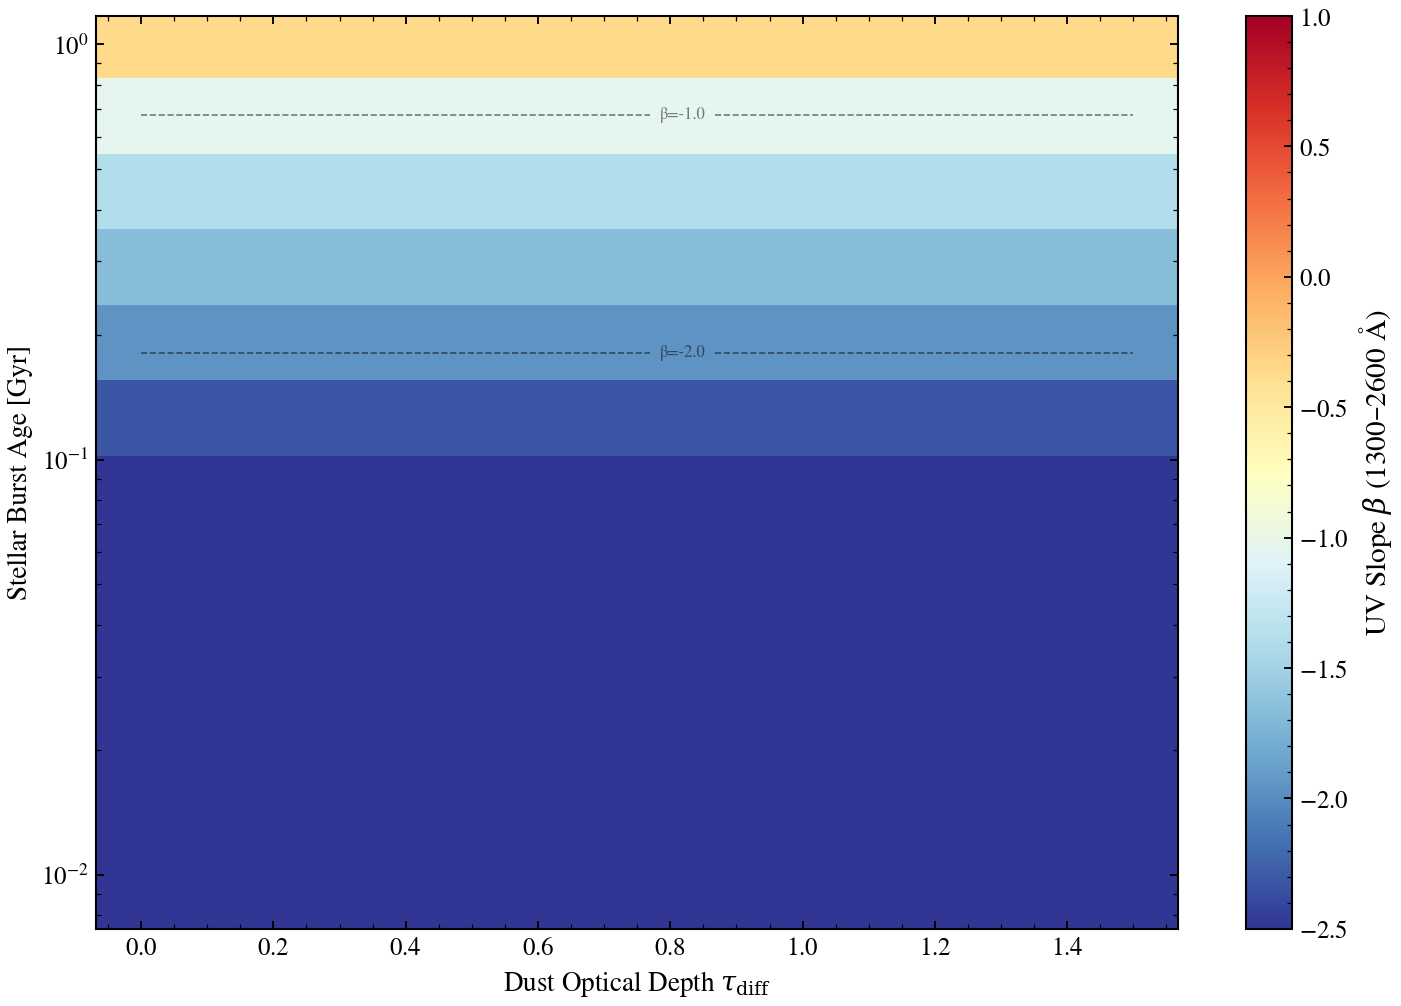

The Python source for this figure:
"""
2D Degeneracy: Dust Optical Depth vs Stellar Age via UV Slope
==============================================================

UV slope (β) is degenerate between dust optical depth and stellar age:
young dusty and old dust-free populations both show red UV continua.
This script sweeps BOTH dust (τ_diff ∈ [0, 1.5]) and stellar age
(t_burst ∈ [0.01, 10] Gyr) on a single-burst SFH (tsnorm) and plots
the resulting UV slope β as a 2D heatmap. We expect the age and dust
axes to BOTH affect β: old stars are redder, dust reddens UV.

If either axis is flat in the output, that axis variable is not actually
being varied (likely a builder override that silently no-ops; see issue
#314). As of this writing the dust axis appears flat: β is monotonic in
age but invariant to τ_diff — evidence the ``dust_two_component_tau_diff``
override is being dropped in the build path.

Reference: Meurer et al. 1999, ApJ, 521, 64 (β as UV slope diagnostic).
"""

import warnings

import jax
import jax.numpy as jnp
import matplotlib.pyplot as plt
import numpy as np

import tengri
from tengri.analysis.plotting import setup_style

setup_style()
warnings.filterwarnings("ignore", message=".*BakedInBackend.*")
warnings.filterwarnings("ignore", message=".*deprecated.*")

C_AA_PER_S = 2.998e18

# Calzetti+1994 windows for the UV slope fit.
WINDOWS = np.array([
    [1268, 1284], [1309, 1316], [1342, 1371], [1407, 1515],
    [1562, 1583], [1677, 1740], [1760, 1833], [1866, 1890],
    [1930, 1950], [2400, 2580],
])


def _beta_uv(wave, l_nu):
    """Compute UV slope β where F_λ ∝ λ^β using Calzetti+1994 windows."""
    f_lam = l_nu * C_AA_PER_S / wave**2
    mask = np.zeros_like(wave, dtype=bool)
    for lo, hi in WINDOWS:
        mask |= (wave >= lo) & (wave <= hi)
    if mask.sum() < 2:
        return np.nan
    slope, _ = np.polyfit(np.log10(wave[mask]), np.log10(f_lam[mask]), 1)
    return float(slope)


# Build model with FIXED peak_lbt_gyr and dust parameters, then override them during sampling.
model = tengri.SEDModel.build(
    tengri.load_ssp(),
    sfh={"type": "tsnorm", "*": tengri.FIXED,
         "peak_lbt_gyr": 0.5,  # Fixed default; we'll override later
         "width_gyr": 0.05, "log_peak_sfr": 1.0,
         "skew": 0.0, "trunc": 1.0},  # Limit burst age range to physics-valid region
    dust={"type": "two_component", "*": tengri.FIXED,
          "tau_diff": 0.0, "tau_bc": 0.0},
    redshift=tengri.Fixed(0.01),
)

print("=" * 70)
print("Free parameters in the spec:")
print("=" * 70)
model.spec.summary()
print("=" * 70)

baseline = dict(model.spec.sample(jax.random.PRNGKey(0)))

# Sanity check: compute β at two ages (fixed dust).
print("\nSanity check: β at fixed dust (tau_diff=0.0) across two ages:")
print("-" * 70)

for age in [0.01, 1.0]:
    p = {**baseline, "sfh_tsnorm_peak_lbt_gyr": jnp.float64(age), "dust_two_component_tau_diff": 0.0}
    out = model.predict_rest_sed(p)  # Use full SSP wavelength grid
    beta = _beta_uv(np.asarray(out.wavelength), np.asarray(out.sed))
    print(f"  Age = {age:6.2f} Gyr: β = {beta:7.3f}")

print("-" * 70)

# 2D sweep: age × dust
# Age range limited to 0.01–1.0 Gyr (above 1 Gyr, default SSP has IR artifact)
age_values = np.logspace(np.log10(0.01), np.log10(1.0), 12)
tau_values = np.linspace(0.0, 1.5, 12)

beta_2d = np.zeros((len(age_values), len(tau_values)))

print(f"\nRunning 2D sweep: {len(age_values)} ages × {len(tau_values)} dust values")
print("Progress:")

for age_idx, age in enumerate(age_values):
    for tau_idx, tau in enumerate(tau_values):
        p = {
            **baseline,
            "sfh_tsnorm_peak_lbt_gyr": jnp.float64(age),
            "dust_two_component_tau_diff": jnp.float64(tau),
        }
        out = model.predict_rest_sed(p)  # Use full SSP wavelength grid
        beta_2d[age_idx, tau_idx] = _beta_uv(np.asarray(out.wavelength), np.asarray(out.sed))

    if (age_idx + 1) % 3 == 0 or age_idx == 0:
        print(f"  ... {age_idx + 1}/{len(age_values)}")

print(f"Beta range: min={np.nanmin(beta_2d):.3f}, max={np.nanmax(beta_2d):.3f}")
print()

# Plot 2D heatmap.
fig, ax = plt.subplots(figsize=(10, 7))

im = ax.pcolormesh(
    tau_values,
    age_values,
    beta_2d,
    shading="auto",
    cmap="RdYlBu_r",
    vmin=-2.5,
    vmax=1.0,
)

ax.set_xlabel(r"Dust Optical Depth $\tau_{\rm diff}$", fontsize=13)
ax.set_ylabel(r"Stellar Burst Age [Gyr]", fontsize=13)
ax.set_yscale("log")

cbar = plt.colorbar(im, ax=ax, label=r"UV Slope $\beta$ (1300–2600 Å)")

# Add contours for key β values.
levels = [-2.0, -1.0, 0.0]
contours = ax.contour(tau_values, age_values, beta_2d, levels=levels, colors="black", linewidths=0.8, alpha=0.5)
ax.clabel(contours, inline=True, fontsize=8, fmt="β=%.1f")

fig.tight_layout()
plt.savefig("plot_usecase_tau_age_2d_uv_slope.png", dpi=150, bbox_inches="tight")
print("Saved: plot_usecase_tau_age_2d_uv_slope.png")
